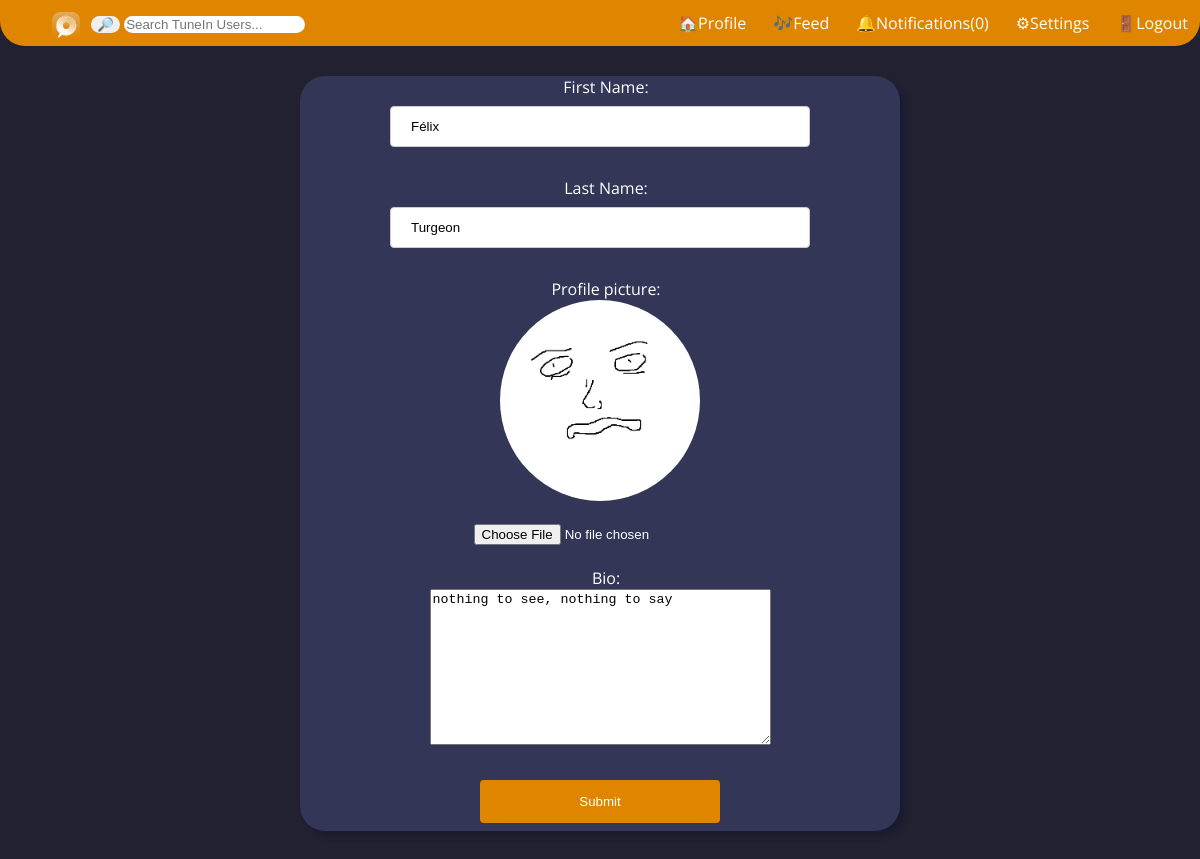
Before: /settings (signed in) with the older database file.
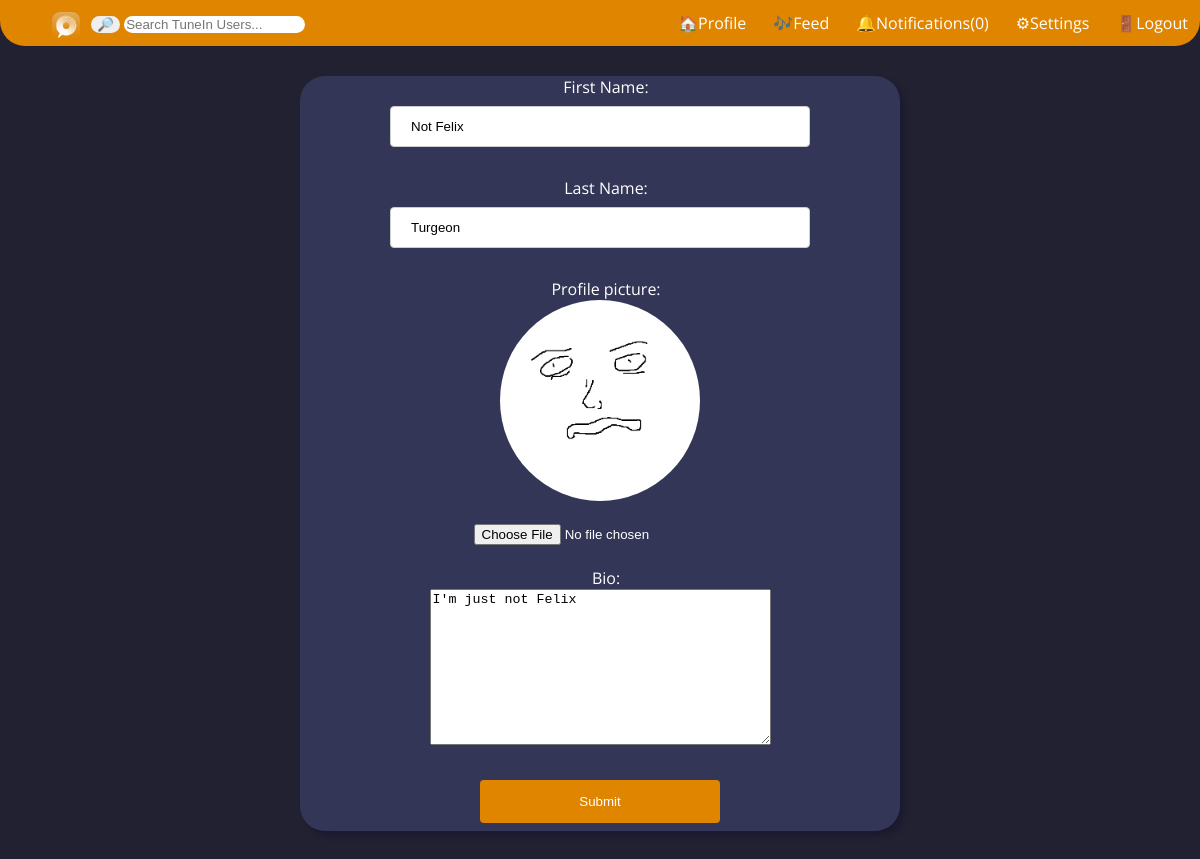
After: the same page with the newer database file.
### user_profile/models.py (models this page shows, shortened)
class Profile(models.Model):
    user = models.OneToOneField(User, on_delete=models.CASCADE)
    User._meta.get_field('email')._unique = True
    first_name = models.CharField(max_length=20,default="")
    last_name = models.CharField(max_length=20,default="")
    bio = models.CharField(max_length=500,default="n/a")
    photo = models.ImageField(upload_to='static/media/profilePictures')

### news/views.py (the view)
# urls.py: path('settings', views.settings, name="settings"),
def settings(request):
    if request.user.is_authenticated:
        if request.method == "POST":
            p = updateProfileForm(request.POST, request.FILES)
            if p.is_valid():
                try:
                    cleanProfile = p.cleaned_data
                    first = cleanProfile['first_name']
                    last = cleanProfile['last_name']
                    bio = cleanProfile['bio']
                    if(cleanProfile['profilePicture']):
                        img = Image.open(cleanProfile['profilePicture'])
                        img_width, img_height = img.size
                        c_img = img.crop(((img_width - min(img.size)) // 2, (img_height - min(img.size)) // 2, (img_width + min(img.size)) // 2, (img_height + min(img.size)) // 2))
                        c_img = c_img.resize((250,250))
                        thumb_io = BytesIO()
                        c_img.save(thumb_io, format='PNG')
                        thumb_file = File(thumb_io, name=cleanProfile['profilePicture'].name)
                        request.user.profile.photo = thumb_file
                    request.user.profile.first_name = first
                    request.user.profile.last_name = last
                    request.user.profile.bio = bio
                    request.user.profile.save()
                except ValueError:
                        errmsg ="something went wrong, please try again."
                        profile = updateProfileForm()
                        return render(request,'settings.html',{'profileForm':profile,'message':errmsg})
            else:
                print(p.errors)
        else:
            profile = updateProfileForm(initial={'first_name': request.user.profile.first_name, 'last_name': request.user.profile.last_name,
            'bio': request.user.profile.bio,'profilePicture': request.user.profile.photo})
            return render(request,'settings.html',{"Form":profile})
        return HttpResponseRedirect('user_profile')
    else:
        return HttpResponseRedirect('/')

### user_profile/forms.py
class updateProfileForm(forms.Form):
    first_name = forms.CharField(label = 'First Name:')
    last_name = forms.CharField(label = 'Last Name:')
    profilePicture = forms.ImageField(label = 'Profile picture',required = False, widget=FileInput)
    bio = forms.CharField(label = 'Bio:', widget=forms.Textarea)

### Templates/settings.html (shortened to what this page needs)
{% extends 'base.html' %}
{% load static %}
{% block content %}
<link rel="stylesheet" href="{% static 'user_profile/index.css' %}">
<div class="posts">
    <div class="post">
        <form action="{% url 'settings' %}", method="POST" enctype='multipart/form-data'>
            {%for field in Form%}
            <li>
                {{ field.label_tag }}<br />
                {% if field.label == 'Profile picture' %}
                <div class="c_icon"><img class="icon"src="{{ field.value.url }}"></div><br>
                {% endif %}
                {% for q in field %}
                    {{ q }}<br />
                {% endfor %}<br />
            </li>
            {%endfor%}
            <input type="submit"name='formType' value="Submit">
        </form>
</div>
</div>
{% endblock %}

### templates/base.html (shortened to what this page needs)
<!doctype html>
{% load static  %}
<html lang="en">
<link rel="stylesheet" href="{% static 'css/animations.css'%}">
<head>
</head>
<body>
    <div class="header">
        <ul>
            <li><a href="{% url 'feed' %}"><div class="logo"><img src="{% static 'tuneinLogo.png' %}" alt="TuneIn" width="28" height="28"/></div></a></li>
            <li>
                <div class="search">
                    <form action="{% url 'user_profile' %}">
                        <input type="submit" value="🔎">
                        <input type="text" id="usernameField" name="username" placeholder="Search TuneIn Users...">
                    </form>
                </div>
            </li>
            <div class="links">
                <li><a href="{% url 'user_profile' %}">🏠Profile</a></li>
                <li><a href="{% url 'feed' %}">🎶Feed</a></li>
                <li>
                    <div class='notification' ><span id='notification_title'>🔔Notifications(0)</span>
                    </div>
                </li>
                <li><a href="{% url 'settings' %}">⚙Settings</a></li>
                <li><a href="{% url 'logout' %}">🚪Logout</a></li>
            </ul>
        </div>
        {% block content %}
        {% endblock %}
    </body>
    </html>

### static/user_profile/index.css (style rules this page uses)
.header { padding:1%; border-radius: 0px 0px 25px 25px; text-align:center; background-color:#E08500; }
.search { float: left; }
.search input { border-radius: 25px; border-width: 0; }
.header a { text-decoration: none; color: white; }
ul { color:white; text-align: right; list-style-type: none; margin: 0; }
li { padding-left: 2%; display: inline; }
body { margin:0; background-color: #222132; color:white; font-family: 'Open Sans', sans-serif; }
.c_icon { flex: 0 1 150px; margin: 5px; height: 200px; width: 200px; }
.icon { width:inherit; align-content: center; border-radius: 100%; position:relative; display:inline-block }
.posts { align-content: center; position: relative; width:60%; height:auto; margin-left: auto; margin-right: auto; }
.post { margin-top:5%; margin-bottom: 5%;; text-align: center; background-color: #333656; display: flex; flex-wrap: nowrap; border-radius: 25px; box-shadow: 5px 5px 5px #1A1B2F; flex-direction: column; }

### templates/base.html (style rules this page uses)
body { color: #8c9499; background-color: #222132; }
.header { padding:1%; border-radius: 0px 0px 25px 25px; text-align:center; background-color:#E08500; }
.search { float: left; }
.search input { border-radius: 25px; border-width: 0; }
ul { color:white; text-align: right; list-style-type: none; margin: 0; }
li { padding-left: 2%; display: inline; }
body { margin:0; background-color: #222132; color:white; font-family: 'Open Sans', sans-serif; }
.logo { padding-right: 1%; float: left; }
.header a { text-decoration: none; color: white; }
.links { display:inline; }
.notification { position: relative; display: inline-block; }

### Templates/settings.html (style rules this page uses)
.posts { align-content: center; position: relative; width:50%; height:auto; margin-left: auto; margin-right: auto; }
a:link, a:visited { color: white; background-color: transparent; text-decoration: none; }
.posts input[type=text], input[type=password], input[type=email] { width: 70%; padding: 12px 20px; margin: 8px 0; display: inline-block; border: 1px solid #ccc; border-radius: 4px; box-sizing: border-box; }
.posts input[type=submit],input[type=button] { width: 40%; background-color: #E08500; color: white; padding: 14px 20px; margin: 8px 0; border: none; border-radius: 4px; cursor: pointer; }
.c_icon { margin: auto; height: 200px; width: 200px; }
.icon { width:inherit; align-content: center; border-radius: 100%; position:relative; }

Changed rows visible on the page:
changed Profile "Turgeon": first_name "Félix" → "Not Felix"; bio "nothing to see, nothing to say" → "I'm just not Felix"
